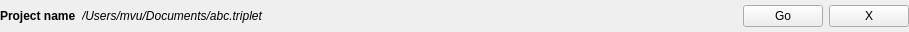
<?xml version="1.0" encoding="UTF-8"?>
<ui version="4.0">
 <class>RecentProjectWidget</class>
 <widget class="QWidget" name="RecentProjectWidget">
  <property name="geometry">
   <rect>
    <x>0</x>
    <y>0</y>
    <width>909</width>
    <height>32</height>
   </rect>
  </property>
  <property name="sizePolicy">
   <sizepolicy hsizetype="Preferred" vsizetype="Fixed">
    <horstretch>0</horstretch>
    <verstretch>0</verstretch>
   </sizepolicy>
  </property>
  <property name="windowTitle">
   <string>Form</string>
  </property>
  <layout class="QVBoxLayout" name="verticalLayout">
   <property name="spacing">
    <number>0</number>
   </property>
   <property name="leftMargin">
    <number>0</number>
   </property>
   <property name="topMargin">
    <number>0</number>
   </property>
   <property name="rightMargin">
    <number>0</number>
   </property>
   <property name="bottomMargin">
    <number>0</number>
   </property>
   <item>
    <widget class="QWidget" name="recentWidget" native="true">
     <property name="sizePolicy">
      <sizepolicy hsizetype="Preferred" vsizetype="Fixed">
       <horstretch>0</horstretch>
       <verstretch>0</verstretch>
      </sizepolicy>
     </property>
     <layout class="QHBoxLayout" name="horizontalLayout_2">
      <property name="leftMargin">
       <number>0</number>
      </property>
      <property name="topMargin">
       <number>0</number>
      </property>
      <property name="rightMargin">
       <number>0</number>
      </property>
      <property name="bottomMargin">
       <number>0</number>
      </property>
      <item>
       <widget class="QLabel" name="projName">
        <property name="sizePolicy">
         <sizepolicy hsizetype="Fixed" vsizetype="Fixed">
          <horstretch>0</horstretch>
          <verstretch>0</verstretch>
         </sizepolicy>
        </property>
        <property name="font">
         <font>
          <bold>true</bold>
         </font>
        </property>
        <property name="text">
         <string>Project name</string>
        </property>
        <property name="margin">
         <number>0</number>
        </property>
       </widget>
      </item>
      <item>
       <widget class="QLabel" name="projPath">
        <property name="sizePolicy">
         <sizepolicy hsizetype="Preferred" vsizetype="Fixed">
          <horstretch>0</horstretch>
          <verstretch>0</verstretch>
         </sizepolicy>
        </property>
        <property name="font">
         <font>
          <italic>true</italic>
         </font>
        </property>
        <property name="text">
         <string>/Users/mvu/Documents/abc.triplet</string>
        </property>
        <property name="margin">
         <number>8</number>
        </property>
       </widget>
      </item>
      <item>
       <widget class="QPushButton" name="openThisProj">
        <property name="sizePolicy">
         <sizepolicy hsizetype="Fixed" vsizetype="Fixed">
          <horstretch>0</horstretch>
          <verstretch>0</verstretch>
         </sizepolicy>
        </property>
        <property name="text">
         <string>Go</string>
        </property>
       </widget>
      </item>
      <item>
       <widget class="QPushButton" name="remove">
        <property name="sizePolicy">
         <sizepolicy hsizetype="Fixed" vsizetype="Fixed">
          <horstretch>0</horstretch>
          <verstretch>0</verstretch>
         </sizepolicy>
        </property>
        <property name="text">
         <string>X</string>
        </property>
       </widget>
      </item>
     </layout>
    </widget>
   </item>
  </layout>
 </widget>
 <resources/>
 <connections/>
</ui>
